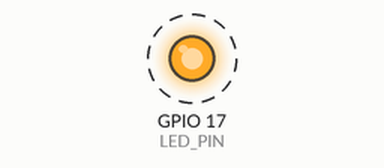
The program below on a simulated Raspberry Pi (BCM pin numbers). On the bench: output pins drawn as LEDs (lit = HIGH). Dashed ring = blinking. At 10.0 s the program stops and its outputs stay as they are.

Above: at 0.2 s.
Timing chart, 0 to 3.0 s (numbered marks = the images above):
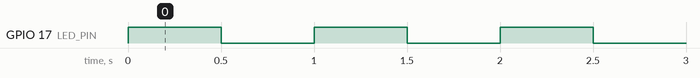

Measured:
- by itself, GPIO 17 (LED_PIN): alternates HIGH for 0.50 s and LOW for 0.50 s, 20 changes in all, then stays LOW

The program:

gpio_led.py
```python
import RPi.GPIO as GPIO
import time

LED_PIN = 17

# BCM(GPIO番号)で指定する設定
GPIO.setmode(GPIO.BCM)

# GPIO17を出力モード設定
GPIO.setup(LED_PIN, GPIO.OUT)

for i in range(10):
    # 出力を1にする
    GPIO.output(LED_PIN, 1)
    time.sleep(0.5)

    # 出力を0にする
    GPIO.output(LED_PIN, 0)
    time.sleep(0.5)

# 使用終了宣言
GPIO.cleanup()
```
